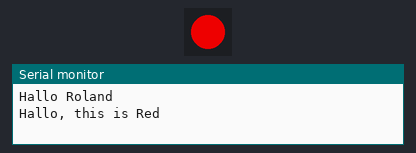
Bench run of a program on a simulated ESP32-C6. Shown: 1 RGB LEDs in strip order, left to right, the last lines printed to the serial monitor.

Above: at 0.5 s.
At 1.5 s:
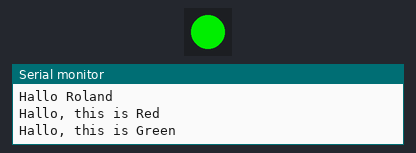
At 5.5 s:
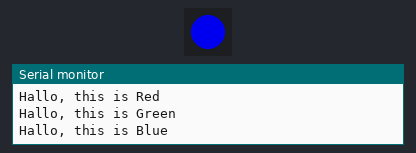
Timing chart, 0 to 6.9 s (numbered marks = the images above):
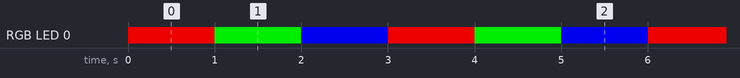

The program:

main.cpp
```cpp
#include <Arduino.h>
#include "Adafruit_Neopixel.h"

// Set LED_BUILTIN if it is not defined by Arduino framework
#define RGBLED 8
Adafruit_NeoPixel RGB(1, RGBLED, NEO_GRB + NEO_KHZ800);
// put function declarations here:
int myFunction(int, int);

void setup() {
  // put your setup code here, to run once:
  int result = myFunction(2, 3);
  Serial.begin(115200);
  Serial.println("Hallo Roland");
  RGB.setBrightness(200);
  RGB.begin();

   // initialize LED digital pin as an output.
  //pinMode(LED_BUILTIN, OUTPUT);

}

void loop() {
  // turn the LED on (HIGH is the voltage level)
  // digitalWrite(LED_BUILTIN, HIGH);
  Serial.println("Hallo, this is Red");
  RGB.fill(RGB.Color(255, 0, 0)); // Rot
  RGB.show();
  delay(1000);
  Serial.println("Hallo, this is Green");
  RGB.fill(RGB.Color(0, 255, 0)); // Grün
  RGB.show();
  delay(1000);
  Serial.println("Hallo, this is Blue");
  RGB.fill(RGB.Color(0, 0, 255)); // Blau
  RGB.show();

  // turn the LED off by making the voltage LOW
  //digitalWrite(LED_BUILTIN, LOW);
  // wait for a second
  delay(1000);
}

// put function definitions here:
int myFunction(int x, int y) {
  return x + y;
}
```

Measured:
- by itself, RGB LED 0: repeats every 3.0 s: RGB(0, 200, 0) 1.0 s, RGB(0, 0, 200) 1.0 s, RGB(200, 0, 0) 1.0 s
- by itself, everything shown: repeats every 3.0 s, in 3 steps
